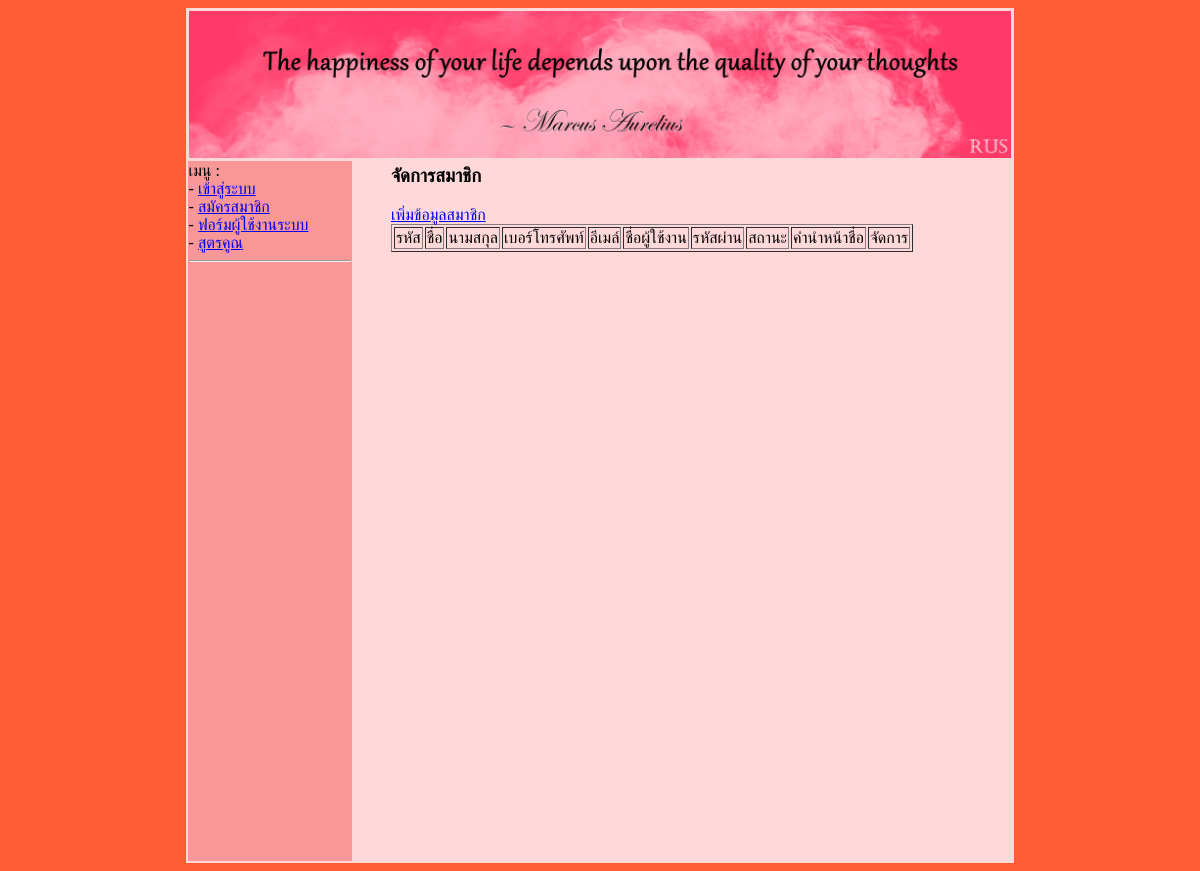
The page /member_show.php on the database as committed earlier.
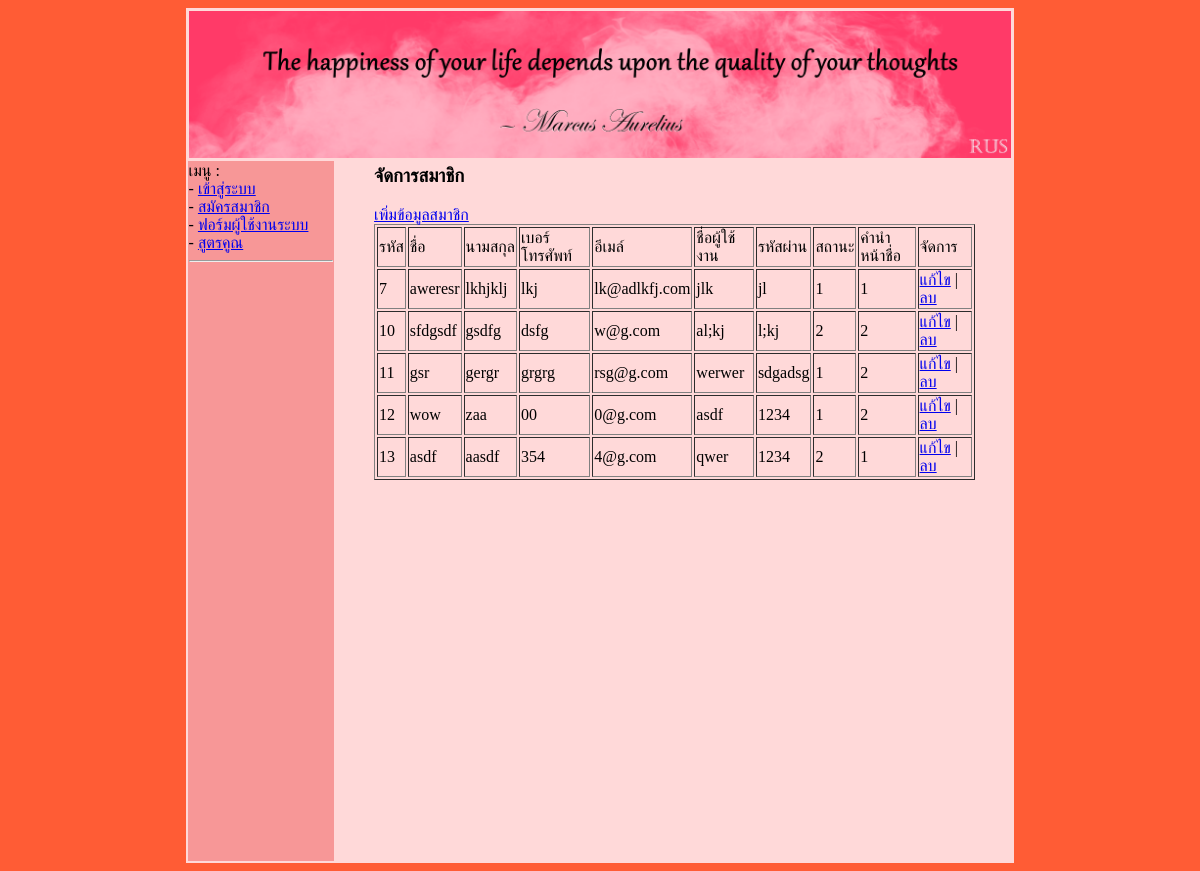
The same page on the database as committed later.
### tables this page shows
CREATE TABLE `member` (
  `mem_id` int(11) NOT NULL,
  `mem_fname` varchar(100) NOT NULL,
  `mem_lname` varchar(100) NOT NULL,
  `prefix_id` int(11) NOT NULL,
  `mem_telephone` varchar(20) NOT NULL,
  `mem_email` varchar(100) NOT NULL,
  `mem_user` varchar(30) NOT NULL,
  `mem_password` varchar(30) NOT NULL,
  `mem_status` varchar(20) NOT NULL COMMENT '1 = ผู้ดูแลระบบ, 2 = พนักงาน, 3 = ผู้ใช้ทั่วไป'
);

### member_show.php (the view, shortened to what this page needs)
<?php
    include("./header.php");
    include("./menu.php");
    include("./sqliConnect.php");
?>
<table width="90%" align="center">
    <tr>
        <td>
            <h3>จัดการสมาชิก</h3>
            <a href="./member_add.php">เพิ่มข้อมูลสมาชิก</a>
            <table border="1px">
                <tr>
                    <td>รหัส</td>
                    <td>ชื่อ</td>
                    <td>นามสกุล</td>
                    <td>เบอร์โทรศัพท์</td>
                    <td>อีเมล์</td>
                    <td>ชื่อผู้ใช้งาน</td>
                    <td>รหัสผ่าน</td>
                    <td>สถานะ</td>
                    <td>คำนำหน้าชื่อ</td>
                    <td>จัดการ</td>
                </tr>
                <?php
                    $sql = "select * from member;";
                    $result = $mysqli->query($sql);
                    while($row = $result->fetch_assoc()){
                        $mem_id = $row['mem_id'];
                        $mem_fname = $row['mem_fname'];
                        $mem_lname = $row['mem_lname'];
                        $mem_telephone = $row['mem_telephone'];
                        $mem_email = $row['mem_email'];
                        $mem_user = $row['mem_user'];
                        $mem_password = $row['mem_password'];
                        $mem_status = $row['mem_status'];
                        $prefix_id = $row['prefix_id'];
                        echo "
                            <tr>
                                <td>$mem_id</td>
                                <td>$mem_fname</td>
                                <td>$mem_lname</td>
                                <td>$mem_telephone</td>
                                <td>$mem_email</td>
                                <td>$mem_user</td>
                                <td>$mem_password</td>
                                <td>$mem_status</td>
                                <td>$prefix_id</td>
                                <td>
                                    <a href=\"./member_edit.php?mem_id=$mem_id\">แก้ไข</a>
                                    |
                                    <a href=\"./member_delete.php?mem_id=$mem_id\">ลบ</a>
                                </td>
                            </tr>
                        ";
                    }
                ?>
            </table>
        </td>
    </tr>
</table>
<?php
    include("./footer.php");
?>

Rows that differ between the two databases and show on the page:
added member: mem_id "7", mem_fname "aweresr", mem_lname "lkhjklj", mem_telephone "lkj", mem_email "lk@adlkfj.com", mem_user "jlk", mem_password "jl", mem_status "1", prefix "1"
added member: mem_id "10", mem_fname "sfdgsdf", mem_lname "gsdfg", mem_telephone "dsfg", mem_email "w@g.com", mem_user "al;kj", mem_password "l;kj", mem_status "2", prefix "2"
added member: mem_id "11", mem_fname "gsr", mem_lname "gergr", mem_telephone "grgrg", mem_email "rsg@g.com", mem_user "werwer", mem_password "sdgadsg", mem_status "1", prefix "2"
added member: mem_id "12", mem_fname "wow", mem_lname "zaa", mem_telephone "00", mem_email "0@g.com", mem_user "asdf", mem_password "1234", mem_status "1", prefix "2"
added member: mem_id "13", mem_fname "asdf", mem_lname "aasdf", mem_telephone "354", mem_email "4@g.com", mem_user "qwer", mem_password "1234", mem_status "2", prefix "1"
